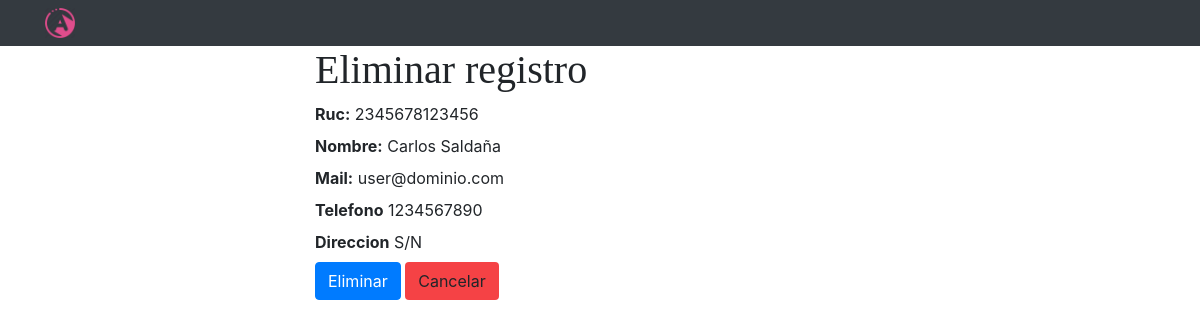
The page /elimincli/2 on the database its author committed.
### man_factura/models.py (models this page shows, shortened)
class Cliente(models.Model):
    ruc = models.CharField(max_length=13,default='9999999999999')
    correo=models.EmailField()
    telefono=models.IntegerField(max_length=10)
    nombre = models.CharField(max_length=300)
    direccion = models.TextField(blank=True,default='S/N', null=True)
    producto = models.ManyToManyField(Producto)
    class Meta:
        verbose_name='cliente'
        verbose_name_plural='clientes'

### man_factura/views.py (the view)
# urls.py: path('elimincli/<int:id>',eliminarcliente,name='eliminarcliente'),
def eliminarcliente(request, id):
    cliente = Cliente.objects.get(id=id)
    if request.method == 'POST':
        cliente.delete()
        return redirect('clientes')
    return render(request, 'eliminar_cliente.html', {'cliente': cliente})

### templates/eliminar_cliente.html (shortened to what this page needs)
{%extends 'producto.html'%}
{%block cuerpo%}
<form method="POST" class="container col-md-6">
<h1 style="font-family:italic">Eliminar registro</h1>
<div class="col-md6">
<label ><b>Ruc:</b></label>
{{cliente.ruc}}
<br>
<label ><b>Nombre:</b></label>
{{cliente.nombre.title}}
<br>
<label > <b>Mail:</b> </label>
{{cliente.correo}}
<br>
<label ><b>Telefono</b></label>
{{cliente.telefono}}
<br>
<label ><b>Direccion</b></label>
{{cliente.direccion.title}}
<br>
</div>
    <button type="submit" class="btn btn-primary">Eliminar</button>
    <l1><a class="btn mr-sm-2" style="background: #F54245" href="{% url 'clientes' %}">Cancelar</a></l1>
</form>
{% endblock cuerpo%}

### rows shown on the page
Cliente: ruc "2345678123456", nombre "Carlos Saldaña", correo "user@dominio.com", telefono "1234567890", direccion "S/N"
